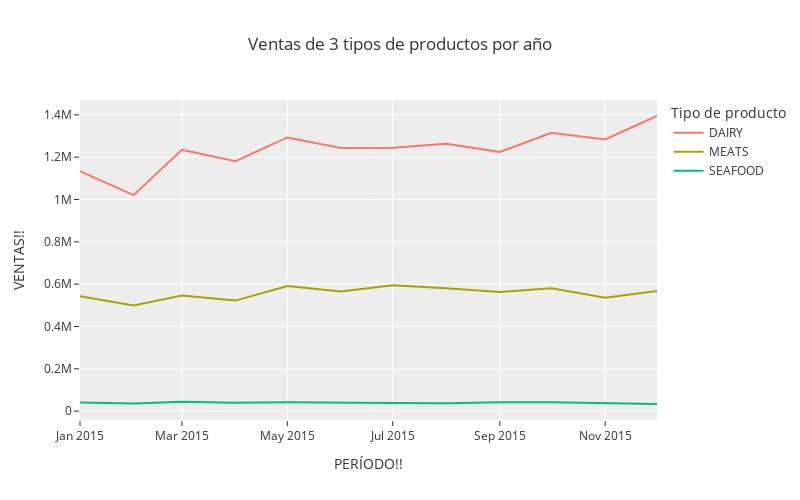

The cell this chart's notebook holds for it:
### Code cell
# Otra forma

fig = px.line(
    df,
    width=800,
    height=500,
    template='ggplot2',
    title='Ventas de 3 tipos de productos por año',
    labels={
        'fecha': 'Período',
        'value': 'Ventas en millones de $',
        'variable': 'Tipo de producto'
    }
)

fig.update_layout(
    xaxis_title='PERÍODO!!',
    yaxis_title='VENTAS!!',
)

fig.show()

### Figure 1 — Plotly figure (JSON) as saved in the notebook; plotly's stock layout.template omitted (floating-point values rounded to 4 significant figures)
{"data": [{"hovertemplate": "Tipo de producto=DAIRY<br>Período=%{x}<br>Ventas en millones de $=%{y}<extra></extra>", "legendgroup": "DAIRY", "line": {"color": "#F8766D", "dash": "solid"}, "marker": {"symbol": "circle"}, "mode": "lines", "name": "DAIRY", "orientation": "v", "showlegend": true, "type": "scatter", "x": ["2015-01", "2015-02", "2015-03", "2015-04", "2015-05", "2015-06", "2015-07", "2015-08", "2015-09", "2015-10", "2015-11", "2015-12"], "xaxis": "x", "y": [1134521, 1020747, 1234851, 1181180, 1293308, 1243588, 1244815, 1263428, 1224619, 1314827, 1283672, 1394582], "yaxis": "y"}, {"hovertemplate": "Tipo de producto=MEATS<br>Período=%{x}<br>Ventas en millones de $=%{y}<extra></extra>", "legendgroup": "MEATS", "line": {"color": "#A3A500", "dash": "solid"}, "marker": {"symbol": "circle"}, "mode": "lines", "name": "MEATS", "orientation": "v", "showlegend": true, "type": "scatter", "x": ["2015-01", "2015-02", "2015-03", "2015-04", "2015-05", "2015-06", "2015-07", "2015-08", "2015-09", "2015-10", "2015-11", "2015-12"], "xaxis": "x", "y": [543100.0, 498700.0, 546500.0, 522300.0, 591700.0, 565000.0, 594900.0, 581200.0, 562700.0, 580800.0, 535900.0, 567400.0], "yaxis": "y"}, {"hovertemplate": "Tipo de producto=SEAFOOD<br>Período=%{x}<br>Ventas en millones de $=%{y}<extra></extra>", "legendgroup": "SEAFOOD", "line": {"color": "#00BF7D", "dash": "solid"}, "marker": {"symbol": "circle"}, "mode": "lines", "name": "SEAFOOD", "orientation": "v", "showlegend": true, "type": "scatter", "x": ["2015-01", "2015-02", "2015-03", "2015-04", "2015-05", "2015-06", "2015-07", "2015-08", "2015-09", "2015-10", "2015-11", "2015-12"], "xaxis": "x", "y": [40470.0, 36070.0, 43810.0, 39980.0, 42510.0, 38780.0, 38540.0, 37770.0, 41910.0, 41420.0, 38820.0, 33730.0], "yaxis": "y"}], "layout": {"height": 500, "legend": {"title": {"text": "Tipo de producto"}, "tracegroupgap": 0}, "title": {"text": "Ventas de 3 tipos de productos por año"}, "width": 800, "xaxis": {"anchor": "y", "autorange": true, "domain": [0, 1], "range": ["2015-01-01", "2015-12-01"], "title": {"text": "PERÍODO!!"}, "type": "date"}, "yaxis": {"anchor": "x", "autorange": true, "domain": [0, 1], "range": [-41870.0, 1470000.0], "title": {"text": "VENTAS!!"}, "type": "linear"}}}
